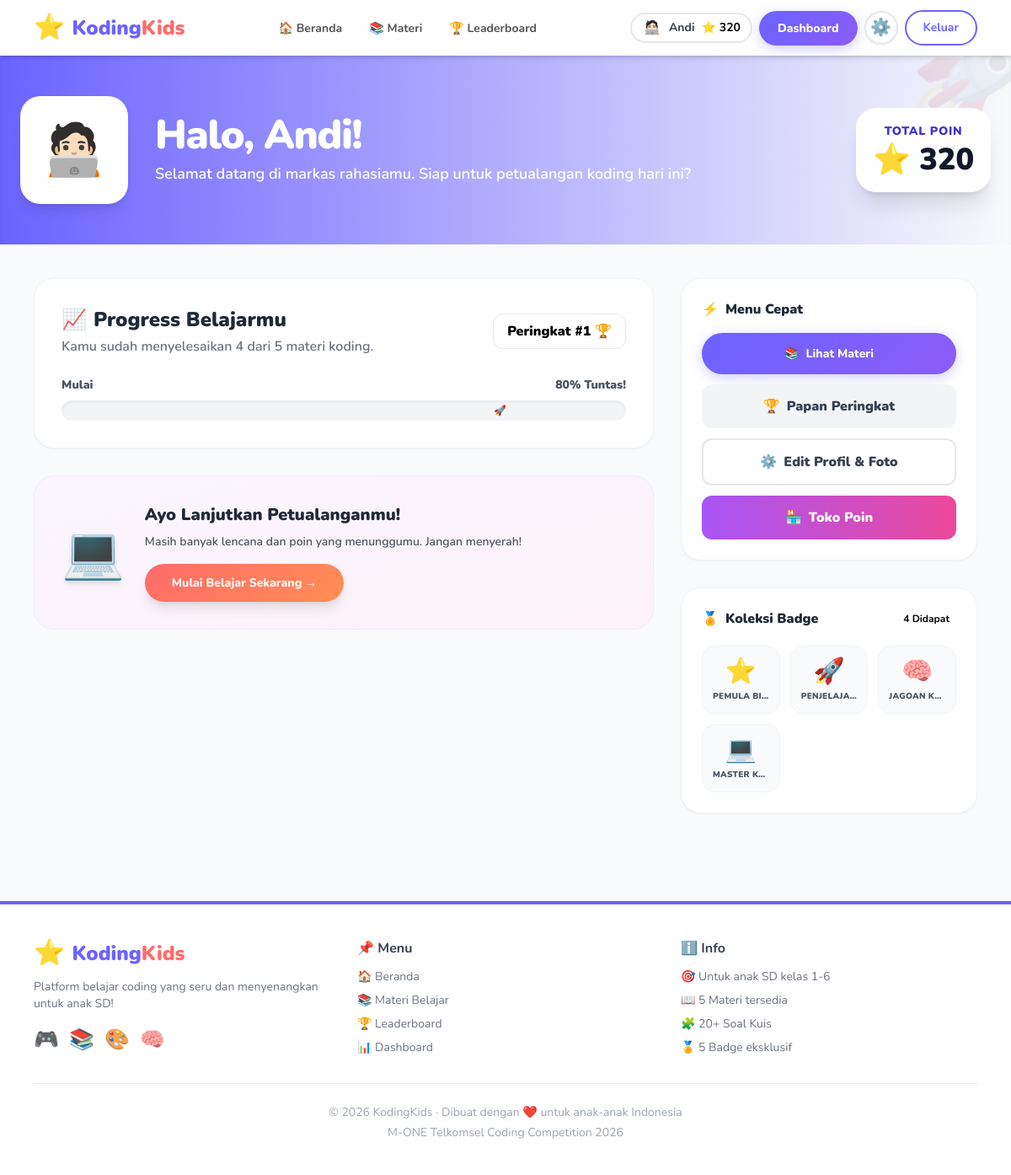
The app's page /pages/dashboard.php (signed in) with its own data.
### tables this page shows
CREATE TABLE IF NOT EXISTS `users` (
    `id` INT UNSIGNED AUTO_INCREMENT PRIMARY KEY,
    `nama` VARCHAR(100) NOT NULL,
    `username` VARCHAR(50) NOT NULL UNIQUE,
    `email` VARCHAR(100) NOT NULL UNIQUE,
    `password` VARCHAR(255) NOT NULL,
    `avatar` LONGTEXT NOT NULL DEFAULT '🐱',
    `role` ENUM('siswa', 'guru', 'admin') NOT NULL DEFAULT 'siswa',
    `poin` INT NOT NULL DEFAULT 0,
    `created_at` TIMESTAMP NOT NULL DEFAULT CURRENT_TIMESTAMP
);

CREATE TABLE IF NOT EXISTS `badges` (
    `id` INT UNSIGNED AUTO_INCREMENT PRIMARY KEY,
    `nama` VARCHAR(100) NOT NULL,
    `deskripsi` VARCHAR(255) NOT NULL,
    `icon` VARCHAR(20) NOT NULL DEFAULT '🏅',
    `syarat_poin` INT NOT NULL DEFAULT 0
);

### config/db.php (called while the page is built, shortened)
<?php
function isLoggedIn() {
    return isset($_SESSION['user_id']);
}
function renderAvatar($avatar, $size = '1em', $fit = 'cover') {
    return $avatar;
}
?>

### pages/dashboard.php (the view, shortened to what this page needs)
<?php
require_once '../includes/header.php';
$uid = $_SESSION['user_id'];
$user = $conn->query("SELECT * FROM users WHERE id=$uid")->fetch_assoc();
$total_materi = $conn->query("SELECT COUNT(*) as c FROM materi")->fetch_assoc()['c'];
$selesai = $conn->query("SELECT COUNT(*) as c FROM progress WHERE user_id=$uid AND selesai=1")->fetch_assoc()['c'];
$persentase = $total_materi > 0 ? round(($selesai / $total_materi) * 100) : 0;
$badges = $conn->query("SELECT b.* FROM badges b JOIN user_badges ub ON b.id = ub.badge_id WHERE ub.user_id = $uid");
$rank_query = $conn->query("SELECT COUNT(*)+1 as rank FROM users WHERE role='siswa' AND poin > {$user['poin']}");
$rank = $rank_query->fetch_assoc()['rank'];
?>
<div class="bg-gradient-to-r from-primary to-blue-500 py-12 px-4 text-white shadow-inner relative overflow-hidden">
    <div class="absolute -right-10 -top-10 text-9xl opacity-10 rotate-12">🚀</div>
    <div class="max-w-6xl mx-auto flex flex-col md:flex-row items-center gap-8 relative z-10">
        <div class="text-6xl bg-white p-2 rounded-3xl border-4 border-white/40 shadow-lg flex items-center justify-center w-32 h-32 overflow-hidden">
            <?= renderAvatar($user['avatar'], '100%', 'contain') ?>
        </div>
        <div class="text-center md:text-left flex-1">
            <h1 class="text-3xl md:text-5xl font-black mb-2 tracking-tight">Halo, <?= htmlspecialchars(explode(' ', $user['nama'])[0]) ?>!</h1>
            <p class="text-blue-100 font-semibold text-lg">Selamat datang di markas rahasiamu. Siap untuk petualangan koding hari ini?</p>
        </div>
        <div class="bg-white p-4 rounded-3xl border-2 border-white text-center min-w-[160px] shadow-xl transform hover:scale-105 transition-transform">
            <div class="text-sm font-black text-indigo-700 uppercase tracking-wider mb-1">Total Poin</div>
            <div class="text-4xl font-black text-gray-900 drop-shadow-sm"><span class="text-yellow-500">⭐</span> <?= number_format($user['poin']) ?></div>
        </div>
    </div>
</div>
<div class="max-w-6xl mx-auto px-4 py-10">
    <div class="grid grid-cols-1 lg:grid-cols-3 gap-8">
        <div class="lg:col-span-2 space-y-8">
            <div class="bg-white rounded-3xl p-6 md:p-8 shadow-sm border border-gray-100">
                <div class="flex flex-col md:flex-row items-start md:items-center justify-between mb-6 gap-4">
                    <div>
                        <h2 class="text-2xl font-black text-gray-800 flex items-center gap-2"><span>📈</span> Progress Belajarmu</h2>
                        <p class="text-gray-500 font-semibold mt-1">Kamu sudah menyelesaikan <?= $selesai ?> dari <?= $total_materi ?> materi koding.</p>
                    </div>
                    <div class="bg-blue-50 text-blue-600 px-4 py-2 rounded-xl font-black border border-blue-100">
                        Peringkat #<?= $rank ?> 🏆
                    </div>
                </div>
                <div class="mb-2 flex justify-between text-sm font-black text-gray-600">
                    <span>Mulai</span>
                    <span><?= $persentase ?>% Tuntas!</span>
                </div>
                <div class="h-6 bg-gray-100 rounded-full overflow-hidden shadow-inner">
                    <div class="h-full bg-gradient-to-r from-green-400 to-green-500 rounded-full transition-all duration-1000 flex items-center justify-end px-2" style="width: <?= $persentase ?>%">
                        <?php if($persentase > 10): ?><span class="text-white text-xs">🚀</span><?php endif; ?>
                    </div>
                </div>
            </div>
            <div class="bg-gradient-to-br from-purple-50 to-pink-50 rounded-3xl p-6 md:p-8 border border-purple-100 flex flex-col md:flex-row items-center gap-6">
                <div class="text-6xl drop-shadow-md animate-float">💻</div>
                <div class="flex-1 text-center md:text-left">
                    <h3 class="text-xl font-black text-gray-800 mb-2">Ayo Lanjutkan Petualanganmu!</h3>
                    <p class="text-gray-600 font-semibold mb-4 text-sm">Masih banyak lencana dan poin yang menunggumu. Jangan menyerah!</p>
                    <a href="materi.php" class="btn-accent inline-block px-8 py-3 shadow-lg">Mulai Belajar Sekarang →</a>
                </div>
            </div>
        </div>
        <div class="space-y-8">
            <div class="bg-white rounded-3xl shadow-sm border border-gray-100 p-6">
                <h3 class="font-black text-gray-800 mb-4 flex items-center gap-2"><span>⚡</span> Menu Cepat</h3>
                <div class="flex flex-col gap-3">
                    <a href="materi.php" class="btn-primary text-center py-3.5 flex justify-center items-center gap-2"><span>📚</span> Lihat Materi</a>
                    <a href="leaderboard.php" class="bg-gray-100 text-gray-700 font-black text-center py-3.5 rounded-xl hover:bg-gray-200 transition-colors flex justify-center items-center gap-2"><span>🏆</span> Papan Peringkat</a>
                    <a href="profile.php" class="bg-white text-gray-700 font-black text-center py-3.5 rounded-xl border-2 border-gray-200 hover:border-gray-300 hover:bg-gray-50 transition-colors flex justify-center items-center gap-2"><span>⚙️</span> Edit Profil & Foto</a>
                    <a href="toko.php" class="bg-gradient-to-r from-purple-500 to-pink-500 text-white font-black text-center py-3.5 rounded-xl hover:shadow-lg transition-all flex justify-center items-center gap-2"><span>🏪</span> Toko Poin</a>
                </div>
            </div>
            <div class="bg-white rounded-3xl shadow-sm border border-gray-100 p-6">
                <div class="flex items-center justify-between mb-5">
                    <h3 class="font-black text-gray-800 flex items-center gap-2"><span>🏅</span> Koleksi Badge</h3>
                    <span class="bg-yellow-100 text-yellow-700 font-bold text-xs px-2 py-1 rounded-md"><?= $badges->num_rows ?> Didapat</span>
                </div>
                <div class="grid grid-cols-3 gap-3">
                    <?php if ($badges->num_rows == 0): ?>
                        <div class="col-span-3 text-center text-gray-400 font-semibold py-4 text-sm">Belum ada badge.<br>Ayo selesaikan kuis!</div>
                    <?php else: while($b = $badges->fetch_assoc()): ?>
                        <div class="bg-gray-50 rounded-2xl p-3 text-center border border-gray-100 group hover:border-yellow-300 hover:bg-yellow-50 transition-colors cursor-help" title="<?= htmlspecialchars($b['deskripsi']) ?>">
                            <div class="text-3xl mb-1 group-hover:scale-110 transition-transform"><?= $b['icon'] ?></div>
                            <div class="text-[10px] font-black text-gray-600 uppercase tracking-wide truncate"><?= htmlspecialchars($b['nama']) ?></div>
                        </div>
                    <?php endwhile; endif; ?>
                </div>
            </div>
        </div>
    </div>
</div>
<?php require_once '../includes/footer.php'; ?>

### includes/header.php (shortened to what this page needs)
<?php
require_once __DIR__ . '/../config/db.php';
$current_page = basename($_SERVER['PHP_SELF']);
$root_prefix = (strpos($_SERVER['PHP_SELF'], '/pages/') !== false) ? '../' : '';
$user_poin = 0;
$user_nama = '';
$user_avatar = '🐱';
if (isLoggedIn()) {
    $uid = $_SESSION['user_id'];
    $user_data = $conn->query("SELECT nama, poin, avatar FROM users WHERE id = $uid")->fetch_assoc();
    $user_poin = $user_data['poin'];
    $user_nama = $user_data['nama'];
    $user_avatar = renderAvatar($user_data['avatar']);
}
?>
<!DOCTYPE html>
<html lang="id">
<head>
    <script src="https://cdn.tailwindcss.com"></script>
    <link rel="stylesheet" href="https://cdnjs.cloudflare.com/ajax/libs/animate.css/4.1.1/animate.min.css"/>
    <link rel="stylesheet" href="<?= $root_prefix ?>assets/css/style.css">
</head>
<body class="font-nunito bg-gray-50 min-h-screen">
<nav class="bg-white shadow-md sticky top-0 z-50">
    <div class="max-w-6xl mx-auto px-4 py-3 flex items-center justify-between">
        <a href="<?= $root_prefix ?>index.php" class="flex items-center gap-2 text-primary font-black text-2xl hover:scale-105 transition-transform">
            <span class="text-3xl animate-bounce-slow">⭐</span>
            <span>Koding<span class="text-accent">Kids</span></span>
        </a>
        <div class="hidden md:flex items-center gap-1">
            <a href="<?= $root_prefix ?>index.php"
               class="nav-link <?= $current_page == 'index.php' ? 'nav-active' : '' ?>">🏠 Beranda</a>
            <a href="<?= $root_prefix ?>pages/materi.php"
               class="nav-link <?= $current_page == 'materi.php' ? 'nav-active' : '' ?>">📚 Materi</a>
            <a href="<?= $root_prefix ?>pages/leaderboard.php"
               class="nav-link <?= $current_page == 'leaderboard.php' ? 'nav-active' : '' ?>">🏆 Leaderboard</a>
        </div>
        <div class="flex items-center gap-2">
            <?php if (isLoggedIn()): ?>
                <?php if (in_array(strtolower((string) ($_SESSION['user_role'] ?? '')), ['guru', 'admin'], true)): ?>
                    <div class="flex items-center gap-2 bg-gray-100 border-2 border-gray-300 rounded-full px-3 py-1">
                        <span class="text-xl">👨‍🏫</span>
                        <span class="text-sm font-bold text-gray-700 hidden sm:block">Admin</span>
                    </div>
                <?php else: ?>
                    <div class="flex items-center gap-2 bg-yellow-50 border-2 border-yellow-300 rounded-full px-3 py-1">
                        <span class="w-6 h-6 rounded-full overflow-hidden inline-flex items-center justify-center flex-shrink-0"><?= $user_avatar ?></span>
                        <span class="text-sm font-bold text-gray-700 hidden sm:block"><?= htmlspecialchars(explode(' ', $user_nama)[0]) ?></span>
                        <span class="text-sm font-bold text-yellow-600">⭐ <?= $user_poin ?></span>
                    </div>
                <?php endif; ?>
                <a href="<?= $root_prefix ?>pages/<?= in_array(strtolower((string) ($_SESSION['user_role'] ?? '')), ['guru', 'admin'], true) ? 'guru.php' : 'dashboard.php' ?>"
                   class="btn-primary hidden sm:block"><?= in_array(strtolower((string) ($_SESSION['user_role'] ?? '')), ['guru', 'admin'], true) ? 'Panel Guru' : 'Dashboard' ?></a>
                <a href="<?= $root_prefix ?>pages/profile.php"
                   class="bg-white border-2 border-gray-200 hover:bg-gray-100 hover:border-gray-300 text-xl rounded-full w-10 h-10 flex items-center justify-center transition-all shadow-sm" title="Edit Profil">⚙️</a>
                <a href="<?= $root_prefix ?>pages/logout.php"
                   class="btn-outline text-sm">Keluar</a>
            <?php endif; ?>
        </div>
    </div>
</nav>

### assets/css/style.css (style rules this page uses)
* { box-sizing: border-box; }
body { font-family: 'Nunito', sans-serif; }
.nav-link { padding: 8px 14px; border-radius: 12px; font-weight: 700; font-size: 14px; color: #555; transition: all 0.2s; text-decoration: none; }
.btn-primary { background: linear-gradient(135deg, #6C63FF, #8B5CF6); color: white; padding: 10px 22px; border-radius: 50px; font-weight: 800; font-size: 14px; text-decoration: none; display: inline-block; transition: all 0.2s; border: none; cursor: pointer; box-shadow: 0 4px 15px rgba(108,99,255,0.3); }
.btn-accent { background: linear-gradient(135deg, #FF6B6B, #FF8E53); color: white; padding: 10px 22px; border-radius: 50px; font-weight: 800; font-size: 14px; text-decoration: none; display: inline-block; transition: all 0.2s; border: none; cursor: pointer; box-shadow: 0 4px 15px rgba(255,107,107,0.3); }
.btn-outline { background: white; color: #6C63FF; padding: 9px 20px; border-radius: 50px; font-weight: 700; font-size: 14px; text-decoration: none; display: inline-block; transition: all 0.2s; border: 2px solid #6C63FF; cursor: pointer; }
.animate-float { animation: float 4s ease-in-out infinite; }
.animate-bounce-slow { animation: bounce-slow 2s ease-in-out infinite; }

### records on screen
users: avatar "🧑🏻‍💻", nama "Andi", poin "320"
badges: icon "⭐", nama "PEMULA BI…"
badges: icon "🚀", nama "PENJELAJA…"
badges: icon "🧠", nama "JAGOAN K…"
badges: icon "💻", nama "MASTER K…"

### other values on screen
$selesai "4"
$total_materi "5"
$rank "1"
$persentase "80"
$badges->num_rows "4"
